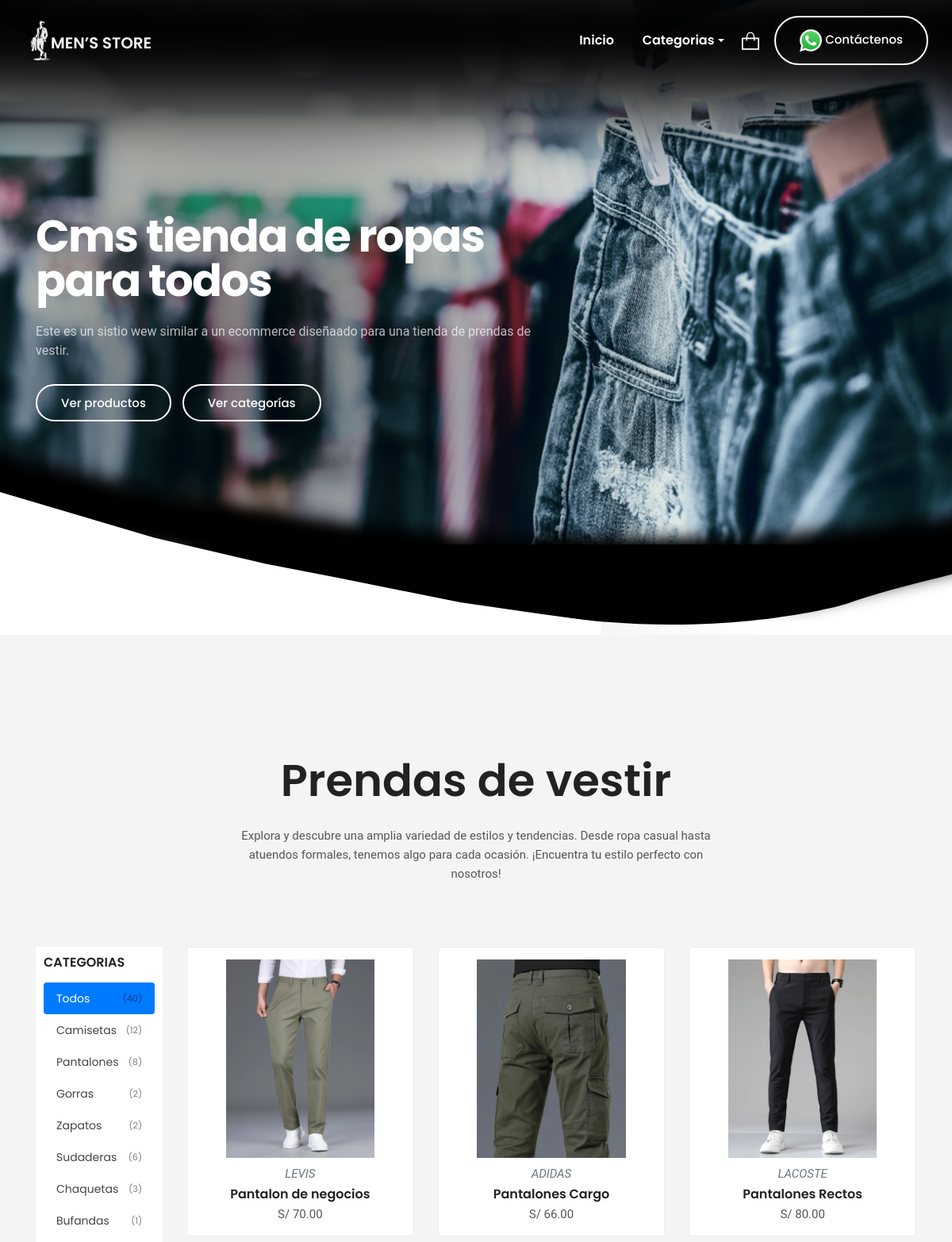
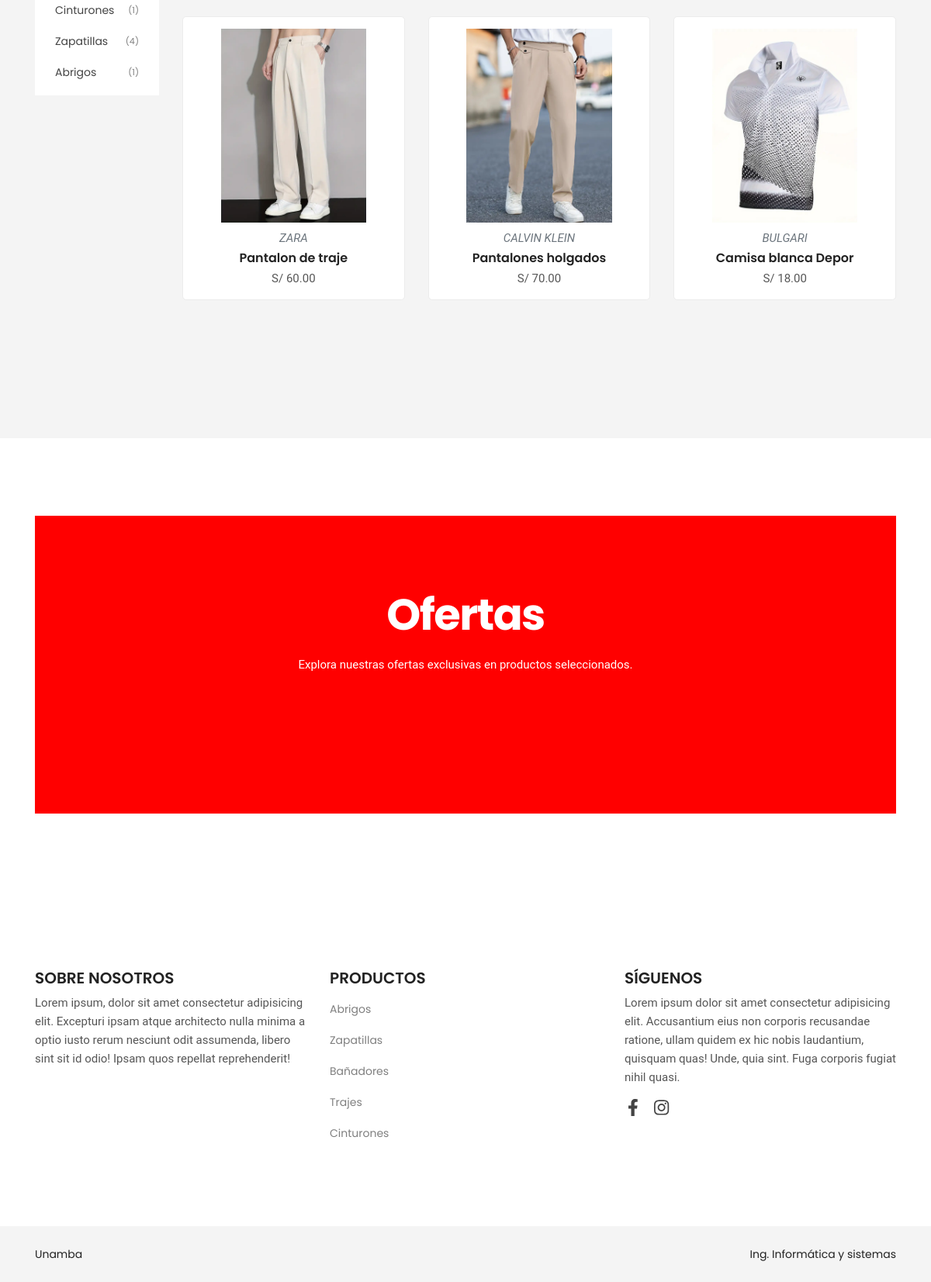
The page /cliente/index.php on the database its author committed (2 pictures, top to bottom).
### tables this page shows
CREATE TABLE `portada` (
  `porId` int(11) NOT NULL,
  `porTitulo` varchar(70) DEFAULT NULL,
  `porDescripcion` varchar(200) DEFAULT NULL,
  `porFechaRegis` datetime DEFAULT current_timestamp() ON UPDATE current_timestamp()
);

CREATE TABLE `categoria` (
  `catId` int(11) NOT NULL,
  `catNombre` varchar(100) DEFAULT NULL,
  `catDescripcion` varchar(255) DEFAULT NULL,
  `catDetalle` varchar(100) DEFAULT NULL,
  `catImg` varchar(255) DEFAULT NULL,
  `catFechaRegis` datetime DEFAULT current_timestamp() ON UPDATE current_timestamp()
);

CREATE TABLE `producto` (
  `proId` int(11) NOT NULL,
  `catId` int(11) DEFAULT NULL,
  `marId` int(11) DEFAULT NULL,
  `proNombre` varchar(50) NOT NULL,
  `proDescripcion` varchar(150) DEFAULT NULL,
  `proImg` varchar(255) DEFAULT NULL,
  `proImg2` varchar(255) DEFAULT NULL,
  `proPrecio` decimal(8,2) DEFAULT NULL,
  `proFechaRegistro` datetime DEFAULT current_timestamp() ON UPDATE current_timestamp()
);

CREATE TABLE `marca` (
  `marId` int(11) NOT NULL,
  `marNombre` varchar(50) DEFAULT NULL,
  `marImg` varchar(255) NOT NULL,
  `marFechaRegis` datetime DEFAULT current_timestamp()
);

### cliente/index.php (the view, shortened to what this page needs)
<?php include "header.php"; ?>
<?php
$rr = mysqli_query($con, "SELECT * FROM portada");
$r = mysqli_fetch_row($rr);
$porTitulo = $r[1];
$porDescripcion = $r[2];
$result = mysqli_query($con, "SELECT COUNT(DISTINCT p.proId) FROM producto p
                              INNER JOIN stock s ON p.proId = s.proId
                              WHERE s.stoCantidad > 0");
$row = mysqli_fetch_row($result);
$numrows = $row[0];
?>
<section id="home" class="section welcome-area bg-overlay overflow-hidden d-flex align-items-center">
    <div class="container">
        <div class="row align-items-center">
            <div class="col-12 col-md-7">
                <div class="welcome-intro">
                    <h1 class="text-white"><?php echo $porTitulo ?></h1>
                    <p class="white-70 my-4"><?php echo $porDescripcion ?></p>
                    <div class="button-group">
                        <a href="producto/producto.php" class="btn btn-bordered-white">Ver productos</a>
                        <a href="/cliente/categoria/todascategorias.php" class="btn btn-bordered-white d-none d-sm-inline-block">Ver categorías</a>
                    </div>
                </div>
            </div>
        </div>
    </div>
    <div class="shape shape-bottom">
        <img src="recursos/img/welcome/fondo-portada.svg" alt="fondo-portada">
    </div>
</section>
<section id="service" class="section service-area bg-grey ptb_150">
    <div class="container">
        <div class="row justify-content-center">
            <div class="col-12 col-md-10 col-lg-7">
                <div class="section-heading text-center">
                    <h1>Prendas de vestir</h1>
                    <p class="d-none d-sm-block mt-4">Explora y descubre una amplia variedad de estilos y tendencias. Desde ropa casual hasta atuendos formales, tenemos algo para cada ocasión. ¡Encuentra tu estilo perfecto con nosotros!</p>
                </div>
            </div>
        </div>
        <div class="row">
            <div class="col-2">
                <div class="nav flex-column nav-pills" id="v-pills-tab" role="tablist" aria-orientation="vertical">
                    <h5 class="mb-3">CATEGORIAS</h5>
                    <a class="nav-link active d-flex justify-content-between align-items-center" id="v-pills-home-tab" data-toggle="pill" href="#v-pills-home" role="tab" aria-controls="v-pills-home" aria-selected="true">
                        Todos <small class="text-black-50 ml-2"> (<?= $numrows ?>)</small>
                    </a>
                    <?php
                    $categories = mysqli_query($con, "SELECT catId, catNombre FROM categoria");
                    while ($category = mysqli_fetch_assoc($categories)) {
                        $category_id = $category['catId'];
                        $product_count_query = "SELECT COUNT(DISTINCT p.proId) FROM producto p INNER JOIN stock s ON p.proId = s.proId
                                                WHERE s.stoCantidad > 0 AND p.catId = $category_id";
                        $product_count_result = mysqli_query($con, $product_count_query);
                        $product_count = mysqli_fetch_row($product_count_result)[0];
                        if ($product_count > 0) {
                            echo "<a class='nav-link d-flex justify-content-between align-items-center' id='v-pills-{$category['catId']}-tab' data-toggle='pill' href='#v-pills-{$category['catId']}' role='tab' aria-controls='v-pills-{$category['catId']}' aria-selected='false'>{$category['catNombre']}  <small class='text-black-50 ml-2'>($product_count)</small></a>";
                        }
                    }
                    ?>
                </div>
            </div>
            <div class="col-10">
                <div class="tab-content" id="v-pills-tabContent">
                    <div class="tab-pane fade show active" id="v-pills-home" role="tabpanel" aria-labelledby="v-pills-home-tab">
                        <div class="row">
                            <?php
                            $qs = "SELECT DISTINCT p.proId, p.proNombre, p.proPrecio, p.proImg, m.marNombre FROM producto p
                                   INNER JOIN stock s ON p.proId = s.proId INNER JOIN marca m on m.marId=p.marId
                                   WHERE s.stoCantidad > 0";
                            $qs .= " ORDER BY p.proId DESC LIMIT 6";
                            $r1 = mysqli_query($con, $qs);
                            while ($rod = mysqli_fetch_array($r1)) {
                                $id = "$rod[proId]";
                                $name = "$rod[proNombre]";
                                $price = "$rod[proPrecio]";
                                $ufile = "$rod[proImg]";
                                $marNombre = "$rod[marNombre]";
                                echo "
                                <div class='col-12 col-md-6 col-lg-4'>
                                    <a href='producto/detalleproducto.php?id=$id' class='hover-products'>
                                        <div class='single-service color-1 bg-hover hover-bottom text-center' style='padding:5px 15px 15px'>
                                            <img src='../paneladministrador/recursos/uploads/producto/$ufile' alt='img' class='category-img'>
                                            <p class='text-muted font-italic mt-2'>$marNombre</p>
                                            <h5 class='my-1'>$name</h5>
                                            <p>S/ $price</p>
                                        </div>
                                    </a>
                                </div>
                                ";
                            }
                            ?>
                        </div>
                    </div>
                </div>
            </div>
        </div>
    </div>
</section>
<section id="portfolio" class="portfolio-area overflow-hidden ptb_100">
    <div class="container">
        <section id="review" class="section review-area bg-overlay ptb_100" style="background-color: red;">
            <div class="container">
                <div class="row justify-content-center">
                    <div class="col-12 col-md-10 col-lg-7">
                        <div class="section-heading text-center">
                            <h2 class="text-white">Ofertas</h2>
                            <p class="text-white d-none d-sm-block mt-4">Explora nuestras ofertas exclusivas en productos seleccionados.</p>
                        </div>
                    </div>
                </div>
            </div>
        </section>
        </div>
</section>
        <?php include "footer.php"; ?>

### cliente/footer.php (shortened to what this page needs)
<?php include "coneccionbd.php"; ?>
<footer class="section footer-area">
        <div class="footer-top ptb_100">
                <div class="container">
                        <div class="row">
                                <div class="col-12 col-sm-6 col-lg-4">
                                        <div class="footer-items">
                                                <h3 class="footer-title text-uppercase mb-2">Sobre Nosotros</h3>
                                                <p class="mb-2">Lorem ipsum, dolor sit amet consectetur adipisicing elit. Excepturi ipsam atque architecto nulla minima a optio iusto rerum nesciunt odit assumenda, libero sint sit id odio! Ipsam quos repellat reprehenderit!</p>
                                        </div>
                                </div>
                                <div class="col-12 col-sm-6 col-lg-4">
                                        <div class="footer-items">
                                                <h3 class="footer-title text-uppercase mb-2">Productos</h3>
                                                <ul>
                                                        <?php
                                                        $q = "SELECT * FROM  categoria ORDER BY catId DESC LIMIT 5";
                                                        $r123 = mysqli_query($con, $q);
                                                        while ($ro = mysqli_fetch_array($r123)) {
                                                                $catId = "$ro[catId]";
                                                                $catNombre = "$ro[catNombre]";
                                                                print "
                                                                <li class='py-2'><a class='text-black-50' href='producto/producto.php?id=$catId'>$catNombre</a></li>
                                                                ";
                                                        }
                                                        ?>
                                                </ul>
                                        </div>
                                </div>
                                <div class="col-12 col-sm-6 col-lg-4">
                                        <div class="footer-items">
                                                <h3 class="footer-title text-uppercase mb-2">Síguenos</h3>
                                                <p class="mb-2">Lorem ipsum dolor sit amet consectetur adipisicing elit. Accusantium eius non corporis recusandae ratione, ullam quidem ex hic nobis laudantium, quisquam quas! Unde, quia sint. Fuga corporis fugiat nihil quasi.</p>
                                                <ul class="social-icons list-inline pt-2">
                                                        <li class="list-inline-item px-1"><a href="https://www.facebook.com/usuario"><i class="fab fa-facebook-f"></i></a></li>
                                                        <li class="list-inline-item px-1"><a href="https://www.instagram.com/usuario"><i class="fab fa-instagram"></i></a></li>
                                                </ul>
                                        </div>
                                </div>
                        </div>
                </div>
        </div>
        <div class="footer-bottom bg-grey">
                <div class="container">
                        <div class="row">
                                <div class="col-12">
                                        <div class="copyright-area d-flex flex-wrap justify-content-center justify-content-sm-between text-center py-4">
                                                <div class="copyright-left">Unamba</div>
                                                <div class="copyright-right">Ing. Informática y sistemas</div>
                                        </div>
                                </div>
                        </div>
                </div>
        </div>
</footer>
<link rel="stylesheet" href="https://unpkg.com/swiper/swiper-bundle.min.css" />
</body>
</html>

### cliente/recursos/css/style.css (style rules this page uses)
* { margin: 0; padding: 0; }
body { font-family: 'Poppins', sans-serif; font-size: 14px; line-height: 24px; font-weight: 400; color: #222; }
section, .section { position: relative; }
.container { width: 100%; margin: 0 auto; }
h1,h2,h3,h4,h5,h6 { font-weight: 600; color: #222; margin-bottom: 0; }
h1 { font-size: 4em; font-weight: 600; line-height: 1.2; }
h2 { font-size: 40px; line-height: 1.3; }
h3 { font-size: 20px; line-height: 1.2; }
h5 { font-size: 16px; }
p { font-family: 'Roboto', sans-serif; font-size: 15px; font-weight: 400; line-height: 24px; color: #565656; margin-bottom: 0; }
a { color: #444; -webkit-transition: all 0.3s ease 0s; transition: all 0.3s ease 0s; }
a, a:hover, a:focus { text-decoration: none; outline: none; -webkit-box-shadow: none; box-shadow: none; }
ol, ul { margin: 0; padding: 0; }
ol li, ul li { list-style: none; }
img { height: auto; max-width: 100%; }
.white-70 { color: #ffffff; opacity: 0.7; }
.section-heading { margin-bottom: 80px; }
.section-heading > h2 { display: inline-block; font-size: 56px; font-weight: 700; line-height: 1em; letter-spacing: -1.6px; }
.ptb_100 { padding: 100px 0; }
.ptb_150 { padding: 150px 0; }
.btn { font-size: 15px; font-weight: 500; color: #fff; line-height: 1; text-align: center; padding: 14px 30px; border: 0 none; border-radius: 100px; outline: 0 none; position: relative; z-index: 1; }
.btn.btn-bordered:before, .btn.btn-bordered-white:after { position: absolute; content: ""; height: calc(100% + 4px); width: calc(100% + 4px); top: -2px; left: -2px; border-radius: 100px; -webkit-transition: all 0.3s ease 0s; transition: all 0.3s ease 0s; }
.btn.btn-bordered-white { background: transparent none repeat scroll 0 0; border: 2px solid #fff; }
.btn.btn-bordered-white:after { opacity: 0; -ms-filter: "progid:DXImageTransform.Microsoft.Alpha(Opacity=0)"; z-index: -1; }
.button-group { margin-top: 30px; }
.button-group a { margin-right: 10px; }
.button-group a:last-child { margin-right: 0; }
.shape { position: absolute; width: 100%; left: 0; top: 0; line-height: 0; direction: ltr; overflow: hidden; z-index: -1; }
.shape-bottom { bottom: 0; }
.shape-bottom img { width: 100%; height: 100%; object-fit: cover; min-height: 100vh; pointer-events: none; display: block; margin: 0 auto; }
.bg-overlay, .overlay-dark { position: relative; z-index: 0; }
.bg-overlay::after, .overlay-dark:after { position: absolute; content: ''; height: 100%; width: 100%; top: 0; left: 0; }
.bg-overlay::after { opacity: 0.95; z-index: -1; }
.color-1 { color: #be63f9; }
.bg-grey { background-color: #f4f4f4; }
.btn, .btn:active, .btn.btn-bordered:before, .btn.btn-bordered-white:after { background: linear-gradient(-45deg, #131213 0%, #1d1c1f 100%); }
.social-icons svg { display: block; height: 100%; line-height: 45px; margin: 0 auto; -webkit-transition: all 0.3s ease 0s; transition: all 0.3s ease 0s; }
.welcome-area { height: 800px; z-index: 1; }
.welcome-intro h1 { font-size: 56px; font-weight: 700; line-height: 1em; letter-spacing: -1.6px; }
.welcome-intro p { font-size: 16px; }
.welcome-area.bg-overlay::after { z-index: -2; }
.bg-hover { position: relative; }
.nav { position: relative; z-index: 10; background-color: white; padding: 10px; }
.bg-hover::after { position: absolute; content: ''; height: 10px; width: 100%; left: 0; -webkit-transition: background-color 0.3s ease 0s; transition: background-color 0.3s ease 0s; }
.bg-hover.hover-bottom::after { bottom: 0; }
.service-area { z-index: 1; }
.single-service { position: relative; border: 1px solid #ececec; border-radius: 5px; -webkit-transition: all 0.3s ease 0s; transition: all 0.3s ease 0s; overflow: hidden; width: 100%; background: white; margin-bottom: 28px; }
.category-img { width: 100%; height: 250px; object-fit: contain; margin-top: 10px; border-radius: 10px; }
.review-area.bg-overlay::after { opacity: 1; }
.footer-area .social-icons a { font-size: 22px; }

### rows shown on the page
portada: porTitulo "Cms tienda de ropas para todos", porDescripcion "Este es un sistio wew similar a un ecommerce diseñaado para una tienda de prendas de vestir."
categoria: catNombre "Camisetas", product_count "12"
categoria: catNombre "Pantalones", product_count "8"
categoria: catNombre "Gorras", product_count "2"
categoria: catNombre "Zapatos", product_count "2"
categoria: catNombre "Sudaderas", product_count "6"
categoria: catNombre "Chaquetas", product_count "3"
categoria: catNombre "Bufandas", product_count "1"
categoria: catNombre "Cinturones", product_count "1"
categoria: catNombre "Zapatillas", product_count "4"
categoria: catNombre "Abrigos", product_count "1"
producto: proImg (picture), marId.marNombre "LEVIS", proNombre "Pantalon de negocios", proPrecio "70.00"
producto: proImg (picture), marId.marNombre "ADIDAS", proNombre "Pantalones Cargo", proPrecio "66.00"
producto: proImg (picture), marId.marNombre "LACOSTE", proNombre "Pantalones Rectos", proPrecio "80.00"
producto: proImg (picture), marId.marNombre "ZARA", proNombre "Pantalon de traje", proPrecio "60.00"
producto: proImg (picture), marId.marNombre "CALVIN KLEIN", proNombre "Pantalones holgados", proPrecio "70.00"
producto: proImg (picture), marId.marNombre "BULGARI", proNombre "Camisa blanca Depor", proPrecio "18.00"
categoria: catNombre "Bañadores"
categoria: catNombre "Trajes"

### other values the page prints
$numrows "40"
